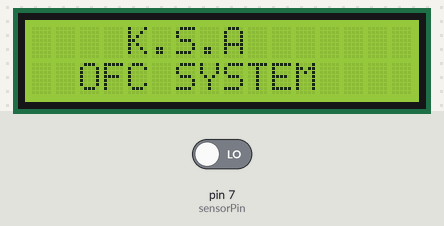
The sketch below on a simulated Arduino Uno, built with avr-gcc and run on an emulated ATmega328P. Shown: 16×2 character LCD. The inputs (shaded band) are chosen by the test bench; at power-on: pin 7 (sensorPin) LOW.

Above: at 0.1 s.
At 4.1 s:
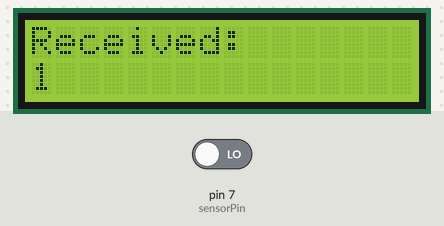

Measured:
- what the display in image 1 shows lasts 3.0 s, from 4.1 s to 7.1 s

The sketch:

sketch_may8a_receiver.ino
```cpp
#include <LiquidCrystal.h>

LiquidCrystal lcd(12, 11, 5, 4, 3, 2);

int sensorPin = 7;

int count = 0;
bool lastState = HIGH;

unsigned long lastPulseTime = 0;

bool locked = false;

void setup() {

  pinMode(sensorPin, INPUT);

  lcd.begin(16, 2);

  lcd.setCursor(4, 0);
  lcd.print("K.S.A");

  lcd.setCursor(2, 1);
  lcd.print("OFC SYSTEM");

  delay(2000);
  lcd.clear();
}

void loop() {

  bool state = digitalRead(sensorPin);


  if (!locked && lastState == HIGH && state == LOW) {

    count++;
    locked = true;              // lock same pulse
    lastPulseTime = millis();
  }

  // unlock after pulse ends
  if (state == HIGH) {
    locked = false;
  }

  lastState = state;

  // transmission end detect
  if (count > 0 && millis() - lastPulseTime > 2000) {

    lcd.clear();
    lcd.setCursor(0, 0);
    lcd.print("Received:");

    lcd.setCursor(0, 1);
    lcd.print(count);

    delay(3000);

    count = 0;
    lcd.clear();
  }
}
```
